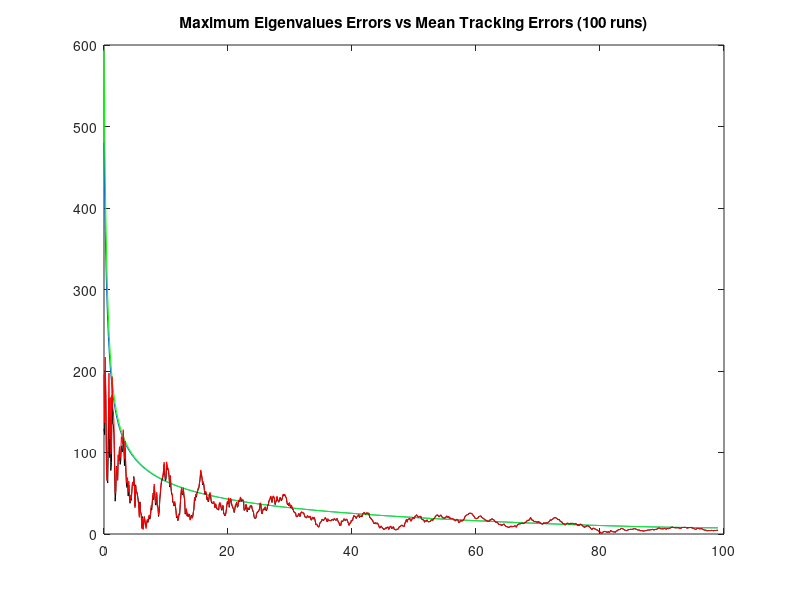

Recreate this plot in MATLAB.
% EC 3310 Computer Assignment #3 Part2
% Alessio Grompone 02/03/2013
% Kalman Filter SWAG vs Measurement Initialization
clear all
%DATA
nloops=2;

delta=0.1;    %sample time
nsamples=1000; %number of samples

q=0; %plant noise

S1p=[0;0];      %Sensor 1 position
sigma1r=100;   %standard deviation sensor 1 range
sigma1b=1*pi/180;   %standard deviation sensor 1 bearing
S1v=diag([sigma1r^2;sigma1b^2]);  %covariance
S1=[sigma1r;sigma1b];

%Inital Conditions

xo=-6000;
yo=20000;
Vxo=100;
Vyo=-173.2051;
%State Vector
xi=[xo;Vxo;yo;Vyo];

%Transition Matrix
F=[1,delta,0,0;0,1,0,0;0,0,1,delta;0,0,0,1];

%Measurement Matrix
H=[1,0,0,0;
    0,0,1,0];
% %SWAG initialization
xos=0;
yos=10000;
Vxos=0;
Vyos=-500*2/3.6;
xo_k=[xos;Vxos;yos;Vyos];
Po_k=(10^10)*eye(4);

%Kalman Filter Parameters

Qk=(q)*[(delta^3)/3,(delta^2)/2,0,0;
    (delta^2)/2,delta,0,0;
    0,0,(delta^3)/3,(delta^2)/2;
    0,0,(delta^2)/2,delta];

for kk=1:nloops,
%initialize Matixes
zout=[];   %measurements output
posout=[]; %true target position
error=[];  %distance errors
polar=[];
x=xi;
Xk_kS=xo_k;
Pk_kS=Po_k;
Pest=[];
Perror=[];
PestS=[];
PerrorS=[];
MaxEigs=[];
MaxEigsS=[];

for ii=1:nsamples,
    
    ztrue=H*x;
    posout=[posout,ztrue];
    
    %% SENSOR 1
   
    range=sqrt((ztrue-S1p)'*(ztrue-S1p));
    bearing=atan2(ztrue(2)-S1p(2),ztrue(1)-S1p(1));
    polar=[range;bearing];    
    rrr=randn(size(S1));
    z=polar+rrr.*S1;%has measurements adding random error
    xpol=z(1)*cos(z(2));
    ypol=z(1)*sin(z(2));
    cartesian=[xpol;ypol]+S1p;  %cartesian coordinates
    
    %collects the real position values in one matrix
    zout=[zout,cartesian];  %collects the measurement values in one matrix
    ztilde=ztrue-(cartesian); %error between real position and measured position
    error=[error,sqrt(ztilde'*ztilde)];%collects error values
   
    
%Estimating covarinace in cartesian
Fx=[cos(z(2)), -z(1)*sin(z(2));...
       sin(z(2)), z(1)*cos(z(2))];  

Rk1=Fx*S1v*Fx';


%%%%%%%%%%%%%%%%%%%%%%%%%%%%%
% %SWAG FILTER    
if ii ==1
    Xk1_kS = xo_k;
    Pk1_kS = Po_k;
end
% %measurement Ztilda an K
Ztk1S=cartesian-H*Xk1_kS; 
Kk1S=Pk1_kS*H'*inv(H*Pk1_kS*H'+Rk1); 

% %correction
Xk1_k1S=Xk1_kS+Kk1S*(Ztk1S);
Pk1_k1S=(eye(4)-Kk1S*H)*Pk1_kS*(eye(4)-Kk1S*H)'+Kk1S*Rk1*Kk1S';

%Reset estimate & cov for the next cycle
Xk_kS = Xk1_k1S;
Pk_kS = Pk1_k1S;



PestoutS=H*Xk_kS;
PestS=[PestS,PestoutS];
PtildeS=ztrue-PestoutS; %error between real position and measured position
PerrorS=[PerrorS,sqrt(PtildeS'*PtildeS)];%collects error values

MaxEigS=sqrt(eigs(Pk_kS,1));

if ii<11
MaxEigsS=[MaxEigS];
Perror2S=[sqrt(PtildeS'*PtildeS)];
else
MaxEigsS=[MaxEigsS;MaxEigS]; 
Perror2S=[Perror2S,sqrt(PtildeS'*PtildeS)];
end

%% measurement Initialized FILTER

M=[1 0 0 0;1/delta 0 -1/delta 0; 0 1 0 0; 0 1/delta 0 -1/delta];  

if ii==1
    z1=cartesian;
    z2=cartesian;
    Rk11=Rk1;
    Rk12=Rk1;
    
elseif ii==2
    z1=z1;
    z2=cartesian;
    Rk11=Rk11;
    Rk12=Rk1;
else
    z1=z1;
    z2=z2;
    Rk11=Rk11;
    Rk12=Rk12;
end
%stop filter for the first two measurements
if ii<3
Pest=[];
Ptilde=0;
Perror=[];
MaxEig=0;
Xk_k=[0;0;0;0];
Pk_k=eye(4,4);

else
%Initailization
if ii==3
Xk1_k=[1 0 0 0; 1/delta 0 -1/delta 0; 0 1 0 0; 0 1/delta 0 -1/delta]*[z2;z1];

Pk1_k=M*[Rk12 zeros(2,2); zeros(2,2) Rk11+H*inv(F)*Qk*(inv(F))'*H']*M';
end

Ztk1=cartesian-H*Xk1_k; 
Kk1=Pk1_k*H'*inv(H*Pk1_k*H' + Rk1); 

%correction
Xk1_k1=Xk1_k + Kk1*(Ztk1);
Pk1_k1=(eye(4)-Kk1*H)*Pk1_k*(eye(4)-Kk1*H)' + Kk1*Rk1*Kk1';

%Reset estimate & cov for the next cycle
Xk_k = Xk1_k1;
Pk_k = Pk1_k1;

% %prediction
x=F*x;
Xk1_kS=F*Xk_kS;
Pk1_kS=F*Pk_kS*F'+Qk;
Xk1_k=F*Xk_k;
Pk1_k=F*Pk_k*F' + Qk;

%Position Estimates and Errors from the filter
Pestout=H*Xk_k;
Pest=[Pest,Pestout];
Ptilde=ztrue-Pestout; %error between real position and measured position
Perror=[Perror,sqrt(Ptilde'*Ptilde)];%collects error values

MaxEig=sqrt(eigs(Pk_k,1));

if ii<11
MaxEigs=[MaxEig];
Perror2=[sqrt(Ptilde'*Ptilde)];
else
MaxEigs=[MaxEigs;MaxEig]; 
Perror2=[Perror2,sqrt(Ptilde'*Ptilde)];
end


end
end

if kk==1
    merror=error;
    zoutmean=zout;
    mXest=Pest;
    Pmerror=Perror;
    mMaxEigs=MaxEigs;
    Pmerror2=Perror2;
    mXestS=PestS;
    PmerrorS=PerrorS;
    mMaxEigsS=MaxEigsS;
    Pmerror2S=Perror2S;
    
else
    merror=merror+error;
    zoutmean=zoutmean+zout;  
    mXest=mXest+Pest;
    Pmerror=Pmerror+Perror;
    mMaxEigs=mMaxEigs+MaxEigs;
    Pmerror2=Pmerror2+Perror2;
    mXestS=mXestS+PestS;
    PmerrorS=PmerrorS+PerrorS;
    mMaxEigsS=mMaxEigsS+MaxEigsS;
    Pmerror2S=Pmerror2S+Perror2S;
    
end
end

merror=merror/nloops;
zoutmean=zoutmean/nloops;
mXest=mXest/nloops;
Pmerror=Pmerror/nloops;
mMaxEigs=mMaxEigs/nloops;
Pmerror2=Pmerror2/nloops;
mXestS=mXestS/nloops;
PmerrorS=PmerrorS/nloops;
mMaxEigsS=mMaxEigsS/nloops;
Pmerror2S=Pmerror2S/nloops;

%plot1 Target motion with mean noise measurements
plot(posout(1,:),posout(2,:),'-',zoutmean(1,:),zoutmean(2,:),'-');
title('Target Motion and Mean Measurement Trajectory');
pause;

%plot2 Target motion with Mean Track Trajectory
plot(posout(1,:),posout(2,:),'-',mXest(1,:),mXest(2,:),'-');
title('Target Motion and Mean Track Trajectory');
pause;

% %plot2 Target motion with Mean Track Trajectory
plot(mXestS(1,:),mXestS(2,:),'-',mXest(1,:),mXest(2,:),'-');
title('Target Motion and Mean Track Trajectory');
pause;

%Distance errors between Mean Track Trajectory and measurements
time=[1:max(size(error))]*delta-delta;
plot(time,merror,'-');
hold
time=[1:max(size(Perror))]*delta-delta;
plot(time+0.2,Pmerror,'-','Color','red');
time=[1:max(size(PerrorS))]*delta-delta;
plot(time,PmerrorS,'-','Color','green');
title('Mean Measurements Errors and Mean track position errors vs Time (100 runs)');
pause;
hold off

%Distance errors between Mean Track Trajectory and Max Eigenvalues
time=(1:max(size(MaxEigs)))*delta-delta;
plot(time,mMaxEigs,'-');
hold
plot(time,mMaxEigsS,'-','Color','green');
plot(time,Pmerror2,'-','Color','black');
plot(time,Pmerror2S,'-','Color','red');
title('Maximum Eigenvalues Errors vs Mean Tracking Errors (100 runs)');
pause;
hold off
close all
